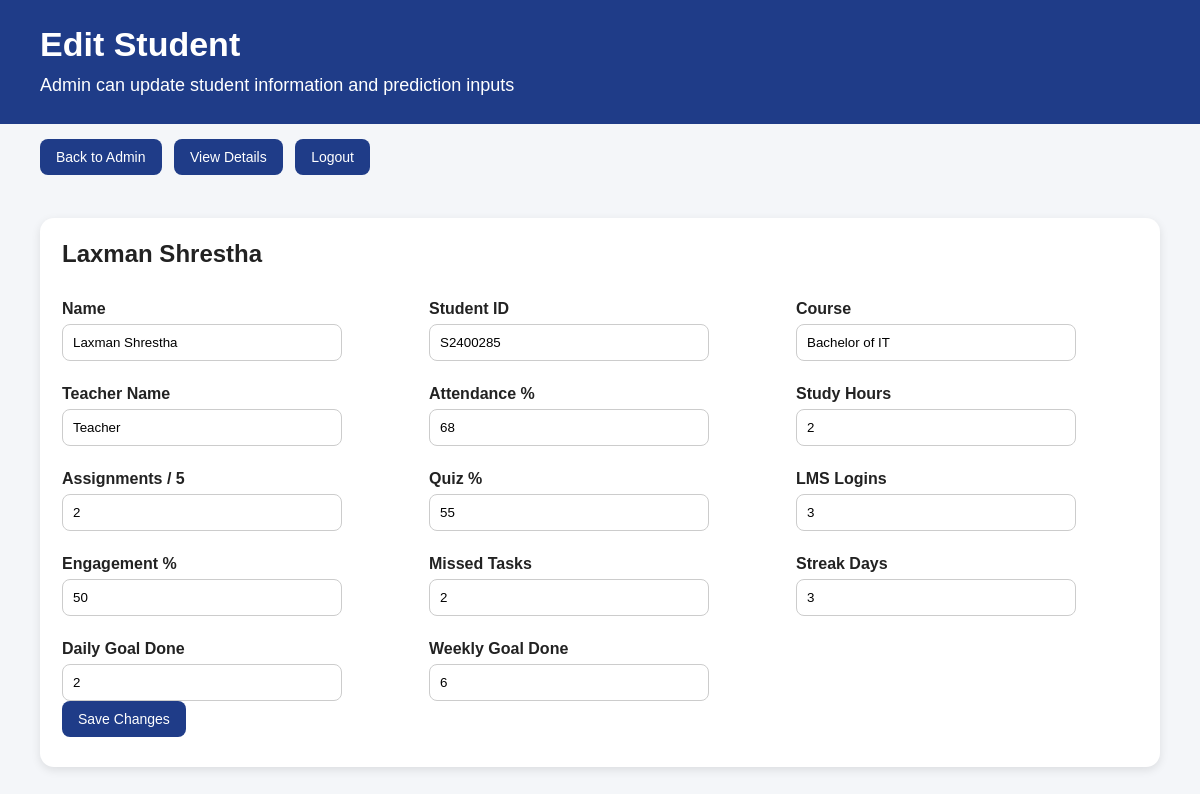
Screenshot of /admin/edit_student/laxman with the database file from the repository.
### app.py (models this page shows)
class Student(db.Model):
    id = db.Column(db.Integer, primary_key=True)
    username = db.Column(db.String(50), unique=True, nullable=False)
    name = db.Column(db.String(100), nullable=False)
    student_id = db.Column(db.String(30), nullable=False)
    course = db.Column(db.String(100), nullable=False)
    teacher_name = db.Column(db.String(100), nullable=False, default="Teacher")
    attendance = db.Column(db.Integer, default=70)
    study_hours = db.Column(db.Integer, default=2)
    assignments = db.Column(db.Integer, default=3)  # out of 5
    quiz = db.Column(db.Integer, default=60)
    lms_logins = db.Column(db.Integer, default=5)
    engagement = db.Column(db.Integer, default=60)
    missed_tasks = db.Column(db.Integer, default=1)
    productivity = db.Column(db.Integer, default=0)
    risk = db.Column(db.String(20), default="Medium")
    expected_grade = db.Column(db.String(20), default="B")
    pass_probability = db.Column(db.Integer, default=70)
    notification = db.Column(db.Text, default="")
    recommendation = db.Column(db.Text, default="")
    reason = db.Column(db.Text, default="")
    teacher_action = db.Column(db.Text, default="")
    streak = db.Column(db.Integer, default=3)
    daily_goal_done = db.Column(db.Integer, default=2)
    daily_goal_total = db.Column(db.Integer, default=4)
    weekly_goal_done = db.Column(db.Integer, default=8)
    weekly_goal_total = db.Column(db.Integer, default=12)
    updated_at = db.Column(db.DateTime, default=datetime.utcnow, onupdate=datetime.utcnow)

### app.py (the view, shortened to what this page needs)
@app.route("/admin/edit_student/<username>", methods=["GET", "POST"])
def admin_edit_student(username):
    student = Student.query.filter_by(username=username.lower()).first()
    if not student:
        return redirect(url_for("admin"))
    return render_template("edit_student.html", student=student)

### templates/edit_student.html (shortened to what this page needs)
<!DOCTYPE html>
<html>
<head>
    <link rel="stylesheet" href="{{ url_for('static', filename='style.css') }}">
</head>
<body>
    <div class="top-bar">
        <h1>Edit Student</h1>
        <p>Admin can update student information and prediction inputs</p>
    </div>
    <div class="nav">
        <a href="/admin">Back to Admin</a>
        <a href="/teacher/student/{{ student.username }}">View Details</a>
        <a href="/logout">Logout</a>
    </div>
    <form method="post">
        <div class="card">
            <h2>{{ student.name }}</h2>
            <div class="form-grid">
                <div><label>Name</label><input type="text" name="name" value="{{ student.name }}" required></div>
                <div><label>Student ID</label><input type="text" name="student_id" value="{{ student.student_id }}" required></div>
                <div><label>Course</label><input type="text" name="course" value="{{ student.course }}" required></div>
                <div><label>Teacher Name</label><input type="text" name="teacher_name" value="{{ student.teacher_name }}" required></div>
                <div><label>Attendance %</label><input type="number" name="attendance" min="0" max="100" value="{{ student.attendance }}" required></div>
                <div><label>Study Hours</label><input type="number" name="study_hours" min="0" max="8" value="{{ student.study_hours }}" required></div>
                <div><label>Assignments / 5</label><input type="number" name="assignments" min="0" max="5" value="{{ student.assignments }}" required></div>
                <div><label>Quiz %</label><input type="number" name="quiz" min="0" max="100" value="{{ student.quiz }}" required></div>
                <div><label>LMS Logins</label><input type="number" name="lms_logins" min="0" max="10" value="{{ student.lms_logins }}" required></div>
                <div><label>Engagement %</label><input type="number" name="engagement" min="0" max="100" value="{{ student.engagement }}" required></div>
                <div><label>Missed Tasks</label><input type="number" name="missed_tasks" min="0" max="10" value="{{ student.missed_tasks }}" required></div>
                <div><label>Streak Days</label><input type="number" name="streak" min="0" max="365" value="{{ student.streak }}" required></div>
                <div><label>Daily Goal Done</label><input type="number" name="daily_goal_done" min="0" max="4" value="{{ student.daily_goal_done }}" required></div>
                <div><label>Weekly Goal Done</label><input type="number" name="weekly_goal_done" min="0" max="12" value="{{ student.weekly_goal_done }}" required></div>
            </div>
            <button type="submit">Save Changes</button>
        </div>
    </form>
</body>
</html>

### static/style.css (style rules this page uses)
* { box-sizing: border-box; }
body { font-family: Arial, sans-serif; margin: 0; background: #f4f6f9; color: #222; }
.top-bar { background: #1f3c88; color: white; padding: 25px 40px; }
.top-bar h1 { margin: 0; font-size: 34px; }
.top-bar p { margin: 8px 0 0; font-size: 18px; }
.nav { padding: 15px 40px; }
a, .small-btn, button { text-decoration: none; color: white; background: #1f3c88; padding: 10px 16px; border-radius: 8px; display: inline-block; margin-right: 8px; margin-bottom: 8px; border: none; cursor: pointer; font-size: 14px; }
.card { background: white; padding: 22px; margin: 20px 40px; border-radius: 14px; box-shadow: 0 3px 10px rgba(0,0,0,0.10); }
h1, h2, h3 { margin-top: 0; }
p, li { font-size: 16px; line-height: 1.5; }
label { display: block; margin-top: 12px; font-weight: bold; }
input, select { width: 280px; padding: 10px; margin-top: 6px; border: 1px solid #ccc; border-radius: 8px; }
.form-grid { display: grid; grid-template-columns: repeat(3, 1fr); gap: 12px 25px; }

### rows the page displays
Student: name "Laxman Shrestha", student_id "S2400285", course "Bachelor of IT", teacher_name "Teacher", attendance "68", study_hours "2", assignments "2", quiz "55", lms_logins "3", engagement "50", missed_tasks "2", streak "3", daily_goal_done "2", weekly_goal_done "6"
